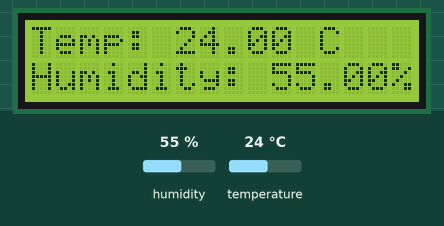
Simulated run of this program. Board: Arduino Uno, built with avr-gcc and run on an emulated ATmega328P. Shown: 16×2 character LCD. The test bench sets the inputs (shaded band); at power-on: humidity 55 %, temperature 24 °C.

Above: at 5.6 s.
5.7 s: humidity set to 22 %
At 11.4 s:
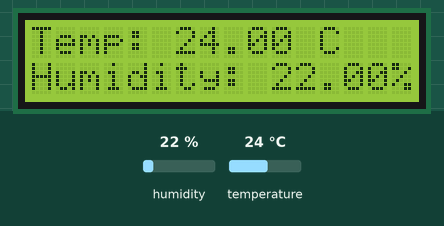
13.2 s: temperature set to 12 °C
At 16.2 s:
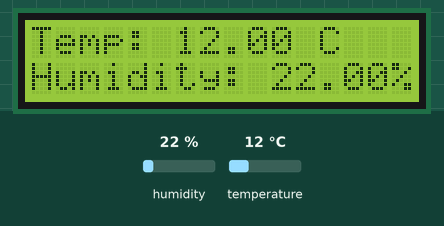
20.7 s: humidity set to 40 %
At 25.8 s:
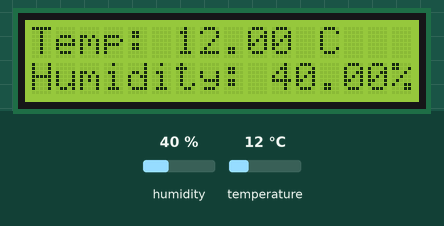
28.2 s: temperature set to 19 °C
At 30.7 s:
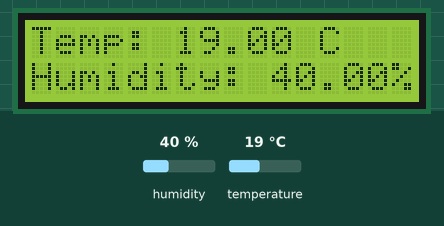
Timing chart, 0 to 32.2 s (numbered marks = the images above; inputs shaded):
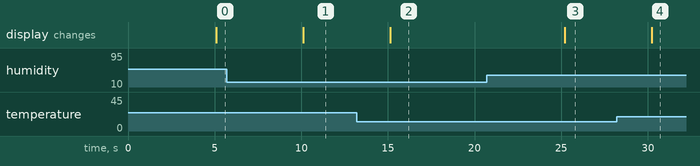

Measured:
- after the input at 5.7 s, the display: changes after 4.4 s (image 1)
- after the input at 13.2 s, the display: changes after 1.9 s (image 2)
- after the input at 20.7 s, the display: changes after 4.5 s (image 3)
- after the input at 28.2 s, the display: changes after 2.0 s (image 4)

The program:

main.cpp
```cpp
#include <Arduino.h>
#include <LiquidCrystal.h> // Ardunio LiquidCrystal library
#include <Adafruit_Sensor.h>
#include <DHT.h>

#define DHTPIN 7
#define DHTTYPE DHT11

/*
 * Initialize ther LCD object, passing in the reset & enable pins,
 * as well as the data pins in use
 * lcd(resetPin, enablePin, data1, data2, data3, data4)
 */
LiquidCrystal lcd(12, 11, 5, 4, 3, 2);

/*
 * Initialize the DHT sensor object
 */
DHT dht(DHTPIN, DHTTYPE);

// cppcheck-suppress unusedFunction
void setup()
{
  dht.begin();
  lcd.begin(16, 2); // columns, rows
  lcd.print("Hello, Luke!");
}

// cppcheck-suppress unusedFunction
void loop()
{
  // wait between measurements
  delay(5000);

  float h = dht.readHumidity();
  float tc = dht.readTemperature(); // default celsius

  /*
   * check for valid readings from DHT sensor
   */
  if (isnan(h) || isnan(tc))
  {
    lcd.setCursor(0, 0);
    lcd.print("DHT read failed!");
    return;
  }

  lcd.setCursor(0, 0);
  lcd.print("Temp: " + String(tc) + " C");
  lcd.setCursor(0, 1);
  lcd.print("Humidity: " + String(h) + "%");
}
```
